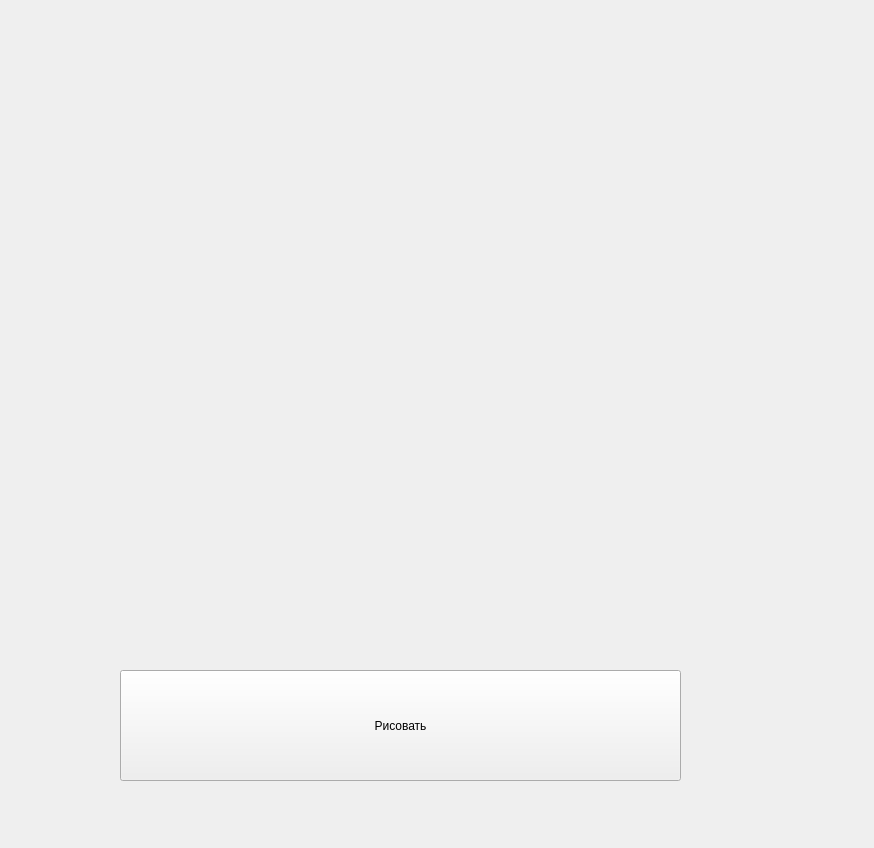
<?xml version="1.0" encoding="UTF-8"?>
<ui version="4.0">
 <class>Form</class>
 <widget class="QWidget" name="Form">
  <property name="geometry">
   <rect>
    <x>0</x>
    <y>0</y>
    <width>874</width>
    <height>848</height>
   </rect>
  </property>
  <property name="windowTitle">
   <string>Form</string>
  </property>
  <widget class="QPushButton" name="pushButton">
   <property name="geometry">
    <rect>
     <x>120</x>
     <y>670</y>
     <width>561</width>
     <height>111</height>
    </rect>
   </property>
   <property name="text">
    <string>Рисовать</string>
   </property>
  </widget>
 </widget>
 <resources/>
 <connections/>
</ui>
